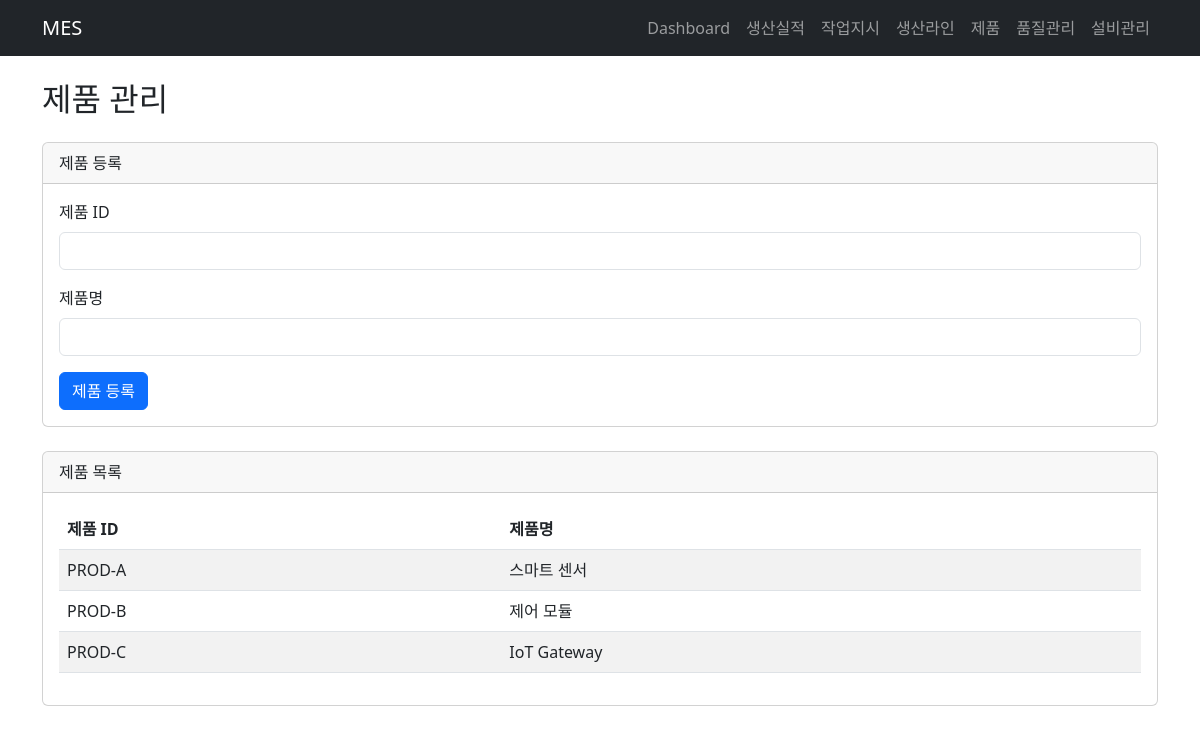
The page /products on the database as committed earlier.
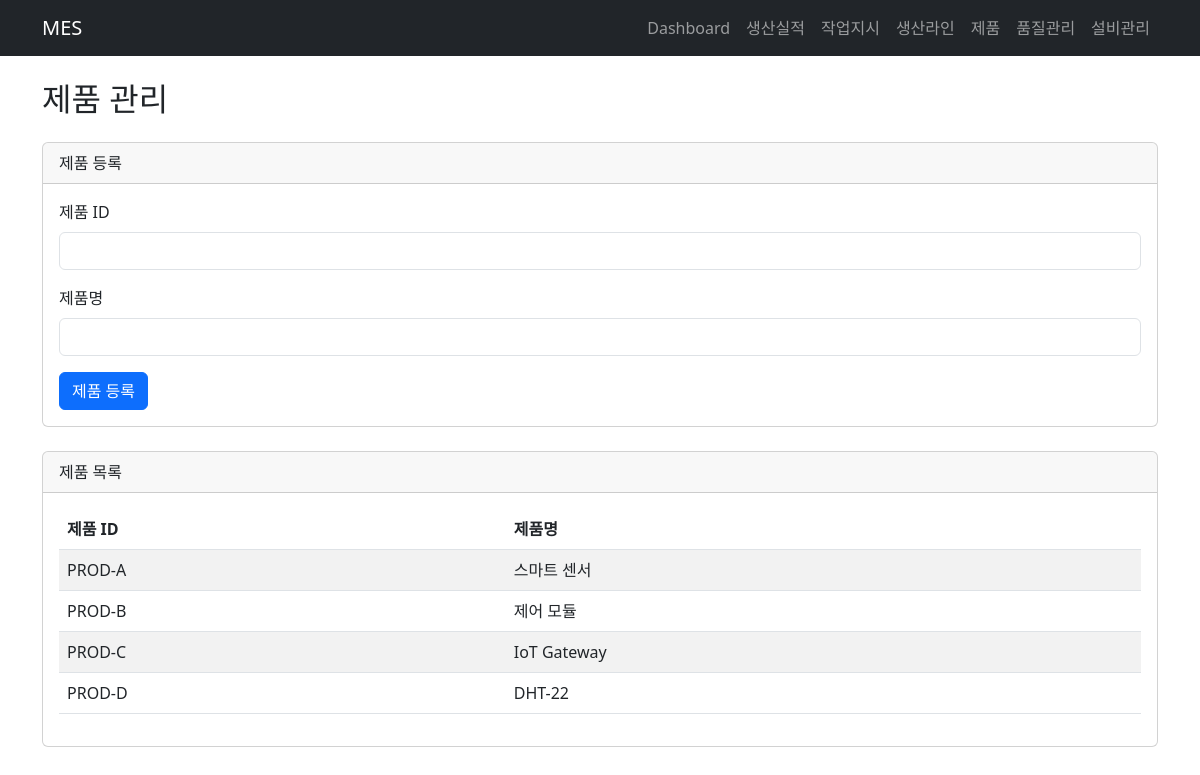
The same page on the database as committed later.
### tables this page shows
CREATE TABLE products (
    product_id      TEXT PRIMARY KEY,
    product_name    TEXT NOT NULL
);

### main.py (the view)
@app.get("/products", response_class=HTMLResponse)
def products_page(request: Request):
    result = service.list_products()
    return templates.TemplateResponse(
        request=request,
        name="products.html",
        context={
            "products": result
        }
    )

### templates/products.html (shortened to what this page needs)
{% extends "base.html" %}
{% block content %}
<h2 class="mb-4">제품 관리</h2>
<div class="card mb-4">
    <div class="card-header">제품 등록</div>
    <div class="card-body">
        <form method="post" action="/products">
            <div class="mb-3">
                <label class="form-label">제품 ID</label>
                <input type="text" name="product_id"
                       class="form-control" required>
            </div>
            <div class="mb-3">
                <label class="form-label">제품명</label>
                <input type="text" name="product_name"
                       class="form-control" required>
            </div>
            <button type="submit" class="btn btn-primary">
                제품 등록
            </button>
        </form>
    </div>
</div>
<div class="card">
    <div class="card-header">제품 목록</div>
    <div class="card-body">
        <table class="table table-striped">
            <thead>
                <tr>
                    <th>제품 ID</th>
                    <th>제품명</th>
                </tr>
            </thead>
            <tbody>
                {% for product in products %}
                <tr>
                    <td>{{ product.product_id }}</td>
                    <td>{{ product.product_name }}</td>
                </tr>
                {% endfor %}
            </tbody>
        </table>
    </div>
</div>
{% endblock %}

Rows that differ between the two databases and show on the page:
added products: product_id "PROD-D", product_name "DHT-22"
